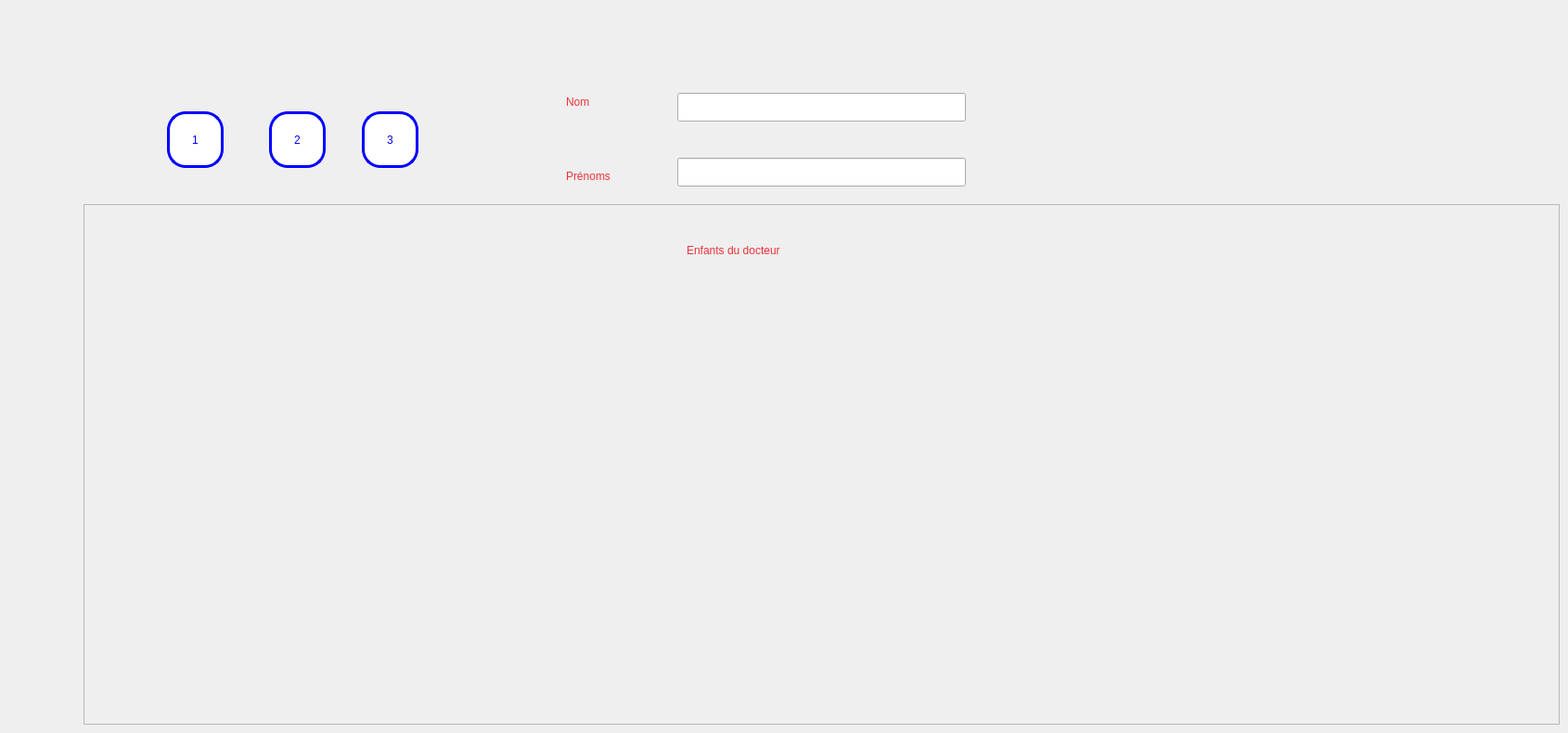
    <widget class="QWidget" name="enfant">
     <attribute name="title">
      <string>enfant</string>
     </attribute>
     <widget class="QLabel" name="label_55">
      <property name="geometry">
       <rect>
        <x>610</x>
        <y>90</y>
        <width>81</width>
        <height>41</height>
       </rect>
      </property>
      <property name="styleSheet">
       <string notr="true">font: 800 16pt &quot;Cantarell&quot;;</string>
      </property>
      <property name="text">
       <string>&lt;html&gt;&lt;head/&gt;&lt;body&gt;&lt;p&gt;&lt;span style=&quot; color:#ed333b;&quot;&gt;Nom&lt;/span&gt;&lt;/p&gt;&lt;/body&gt;&lt;/html&gt;</string>
      </property>
     </widget>
     <widget class="QLineEdit" name="lineEdit_47">
      <property name="geometry">
       <rect>
        <x>730</x>
        <y>170</y>
        <width>311</width>
        <height>31</height>
       </rect>
      </property>
     </widget>
     <widget class="QLabel" name="label_56">
      <property name="geometry">
       <rect>
        <x>610</x>
        <y>170</y>
        <width>101</width>
        <height>41</height>
       </rect>
      </property>
      <property name="styleSheet">
       <string notr="true">font: 800 16pt &quot;Cantarell&quot;;</string>
      </property>
      <property name="text">
       <string>&lt;html&gt;&lt;head/&gt;&lt;body&gt;&lt;p&gt;&lt;span style=&quot; color:#ed333b;&quot;&gt;Prénoms&lt;/span&gt;&lt;/p&gt;&lt;/body&gt;&lt;/html&gt;</string>
      </property>
     </widget>
     <widget class="QLineEdit" name="lineEdit_48">
      <property name="geometry">
       <rect>
        <x>730</x>
        <y>100</y>
        <width>311</width>
        <height>31</height>
       </rect>
      </property>
     </widget>
     <widget class="QFrame" name="frame_12">
      <property name="geometry">
       <rect>
        <x>90</x>
        <y>220</y>
        <width>1591</width>
        <height>561</height>
       </rect>
      </property>
      <property name="frameShape">
       <enum>QFrame::StyledPanel</enum>
      </property>
      <property name="frameShadow">
       <enum>QFrame::Raised</enum>
      </property>
      <widget class="QLabel" name="label_57">
       <property name="geometry">
        <rect>
         <x>650</x>
         <y>30</y>
         <width>381</width>
         <height>41</height>
        </rect>
       </property>
       <property name="styleSheet">
        <string notr="true">font: 800 20pt &quot;Cantarell&quot;;</string>
       </property>
       <property name="text">
        <string>&lt;html&gt;&lt;head/&gt;&lt;body&gt;&lt;p&gt;&lt;span style=&quot; color:#ed333b;&quot;&gt;Enfants du docteur&lt;/span&gt;&lt;/p&gt;&lt;/body&gt;&lt;/html&gt;</string>
       </property>
      </widget>
     </widget>
     <widget class="QPushButton" name="pushButton_19">
      <property name="geometry">
       <rect>
        <x>180</x>
        <y>120</y>
        <width>61</width>
        <height>61</height>
       </rect>
      </property>
      <property name="styleSheet">
       <string notr="true">QPushButton{
color:blue;
background-color: white;
border:3px solid blue;
border-radius:20px;
}
QPushButton::hover{
color:red;
background-color: black;
border:3px solid black;
border-radius:20px;
}</string>
      </property>
      <property name="text">
       <string>1</string>
      </property>
     </widget>
     <widget class="QPushButton" name="pushButton_20">
      <property name="geometry">
       <rect>
        <x>290</x>
        <y>120</y>
        <width>61</width>
        <height>61</height>
       </rect>
      </property>
      <property name="styleSheet">
       <string notr="true">QPushButton{
color:blue;
background-color: white;
border:3px solid blue;
border-radius:20px;
}
QPushButton::hover{
color:red;
background-color: black;
border:3px solid black;
border-radius:20px;
}</string>
      </property>
      <property name="text">
       <string>2</string>
      </property>
     </widget>
     <widget class="QPushButton" name="pushButton_21">
      <property name="geometry">
       <rect>
        <x>390</x>
        <y>120</y>
        <width>61</width>
        <height>61</height>
       </rect>
      </property>
      <property name="styleSheet">
       <string notr="true">QPushButton{
color:blue;
background-color: white;
border:3px solid blue;
border-radius:20px;
}
QPushButton::hover{
color:red;
background-color: black;
border:3px solid black;
border-radius:20px;
}</string>
      </property>
      <property name="text">
       <string>3</string>
      </property>
     </widget>
    </widget>
